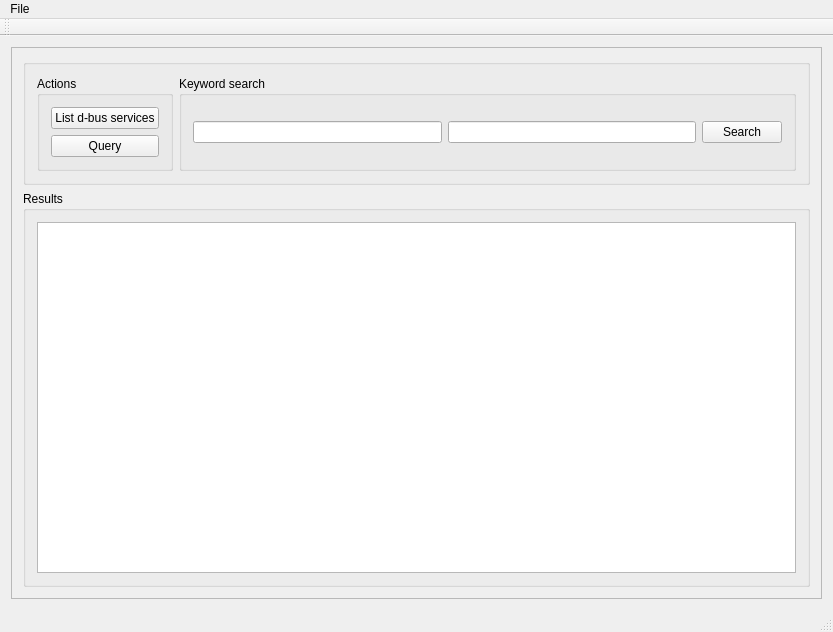
<?xml version="1.0" encoding="UTF-8"?>
<ui version="4.0">
 <class>DBusViewer</class>
 <widget class="QMainWindow" name="DBusViewer">
  <property name="geometry">
   <rect>
    <x>0</x>
    <y>0</y>
    <width>833</width>
    <height>632</height>
   </rect>
  </property>
  <property name="windowTitle">
   <string>DBusViewer</string>
  </property>
  <widget class="QWidget" name="centralWidget">
   <layout class="QVBoxLayout" name="verticalLayout_3">
    <item>
     <widget class="QFrame" name="frame">
      <property name="frameShape">
       <enum>QFrame::StyledPanel</enum>
      </property>
      <property name="frameShadow">
       <enum>QFrame::Raised</enum>
      </property>
      <layout class="QHBoxLayout" name="horizontalLayout_5">
       <item>
        <layout class="QVBoxLayout" name="verticalLayout_2">
         <item>
          <widget class="QGroupBox" name="grpControls">
           <property name="title">
            <string/>
           </property>
           <layout class="QHBoxLayout" name="horizontalLayout_3">
            <item>
             <widget class="QGroupBox" name="grpDbus">
              <property name="title">
               <string>Actions</string>
              </property>
              <layout class="QVBoxLayout" name="verticalLayout_4">
               <item>
                <layout class="QVBoxLayout" name="verticalLayout">
                 <item>
                  <widget class="QPushButton" name="btnDbusList">
                   <property name="text">
                    <string>List d-bus services</string>
                   </property>
                  </widget>
                 </item>
                 <item>
                  <widget class="QPushButton" name="btnQuery">
                   <property name="text">
                    <string>Query</string>
                   </property>
                  </widget>
                 </item>
                </layout>
               </item>
              </layout>
             </widget>
            </item>
            <item>
             <widget class="QGroupBox" name="grpSearch">
              <property name="title">
               <string>Keyword search</string>
              </property>
              <layout class="QHBoxLayout" name="horizontalLayout">
               <item>
                <widget class="QLineEdit" name="lneServicename"/>
               </item>
               <item>
                <widget class="QLineEdit" name="lneSearch"/>
               </item>
               <item>
                <widget class="QPushButton" name="btnSearch">
                 <property name="text">
                  <string>Search</string>
                 </property>
                </widget>
               </item>
              </layout>
             </widget>
            </item>
           </layout>
          </widget>
         </item>
         <item>
          <widget class="QGroupBox" name="grpResults">
           <property name="title">
            <string>Results</string>
           </property>
           <layout class="QHBoxLayout" name="horizontalLayout_4">
            <item>
             <widget class="QPlainTextEdit" name="pteResults">
              <property name="plainText">
               <string/>
              </property>
             </widget>
            </item>
           </layout>
          </widget>
         </item>
        </layout>
       </item>
      </layout>
     </widget>
    </item>
   </layout>
  </widget>
  <widget class="QMenuBar" name="menuBar">
   <property name="geometry">
    <rect>
     <x>0</x>
     <y>0</y>
     <width>833</width>
     <height>22</height>
    </rect>
   </property>
   <widget class="QMenu" name="menuFile">
    <property name="title">
     <string>File</string>
    </property>
    <addaction name="actionSave_as_text_file"/>
   </widget>
   <addaction name="menuFile"/>
  </widget>
  <widget class="QToolBar" name="mainToolBar">
   <attribute name="toolBarArea">
    <enum>TopToolBarArea</enum>
   </attribute>
   <attribute name="toolBarBreak">
    <bool>false</bool>
   </attribute>
  </widget>
  <widget class="QStatusBar" name="statusBar"/>
  <action name="actionSave_as_text_file">
   <property name="text">
    <string>Save as text file</string>
   </property>
  </action>
 </widget>
 <layoutdefault spacing="6" margin="11"/>
 <resources/>
 <connections/>
</ui>
